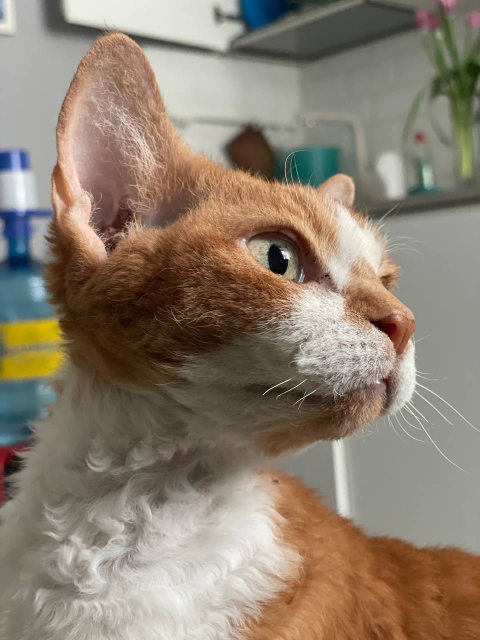
#> input picture 7/pets0/Cat.jpg, 960 x 1280 px (shown at 1/2 size)
$ python 4.py
#> lines starting #> are read from the running program, lines starting #| are printed output that depends on the picture
from PIL import Image, ImageFilter

im = Image.open('pets0/Cat.jpg')
#> im is the input picture: PIL image 960x1280 RGB; mean R, G, B 140.6, 127.3, 111.4
im2 = im.reduce(5)
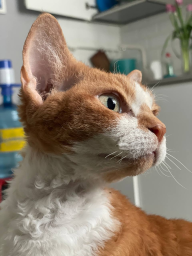
#> im2: PIL image 192x256 RGB; mean R, G, B 140.6, 127.2, 111.4
im2 = im2.filter(ImageFilter.BLUR)
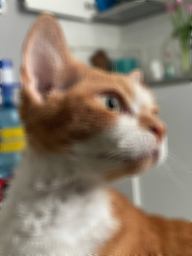
#> im2: PIL image 192x256 RGB; mean R, G, B 140.6, 127.3, 111.4
img = Image.open('pets0/Koshi.jpg')
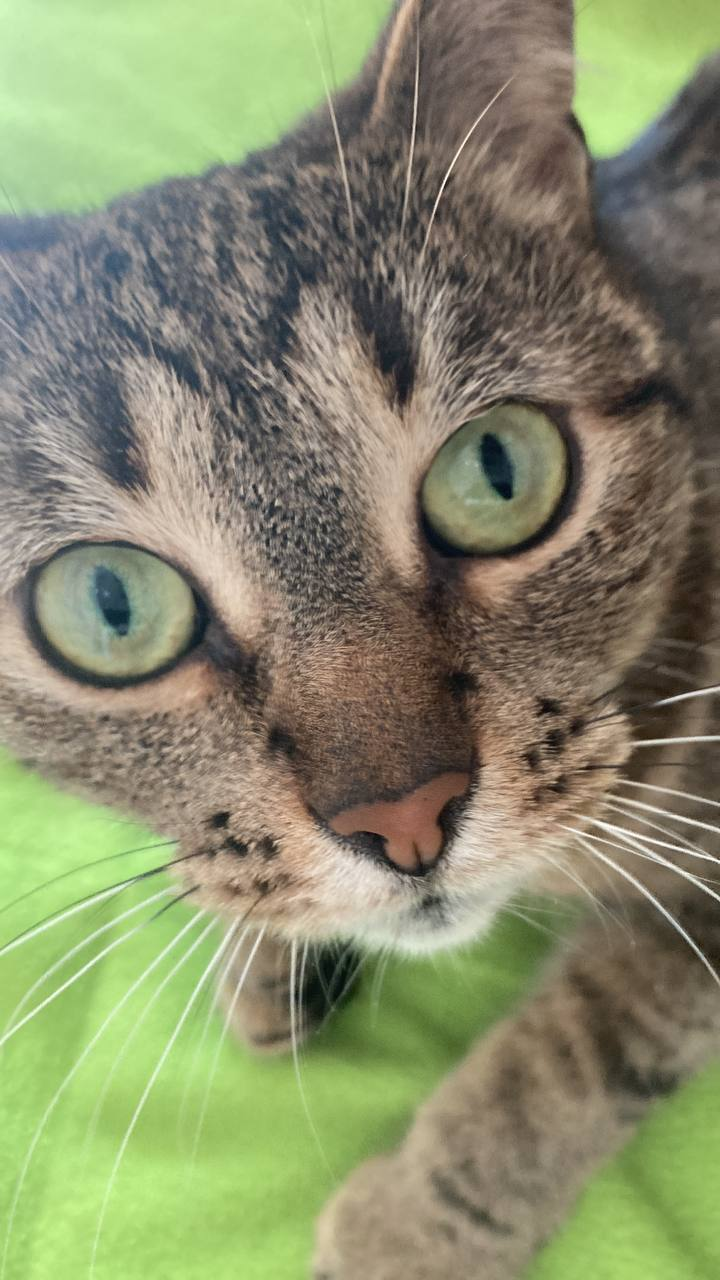
#> input picture 7/pets0/Koshi.jpg, 720 x 1280 px
#> img is the input picture: PIL image 720x1280 RGB; mean R, G, B 135.3, 139.2, 107.3
img.paste(im2, (300,610))
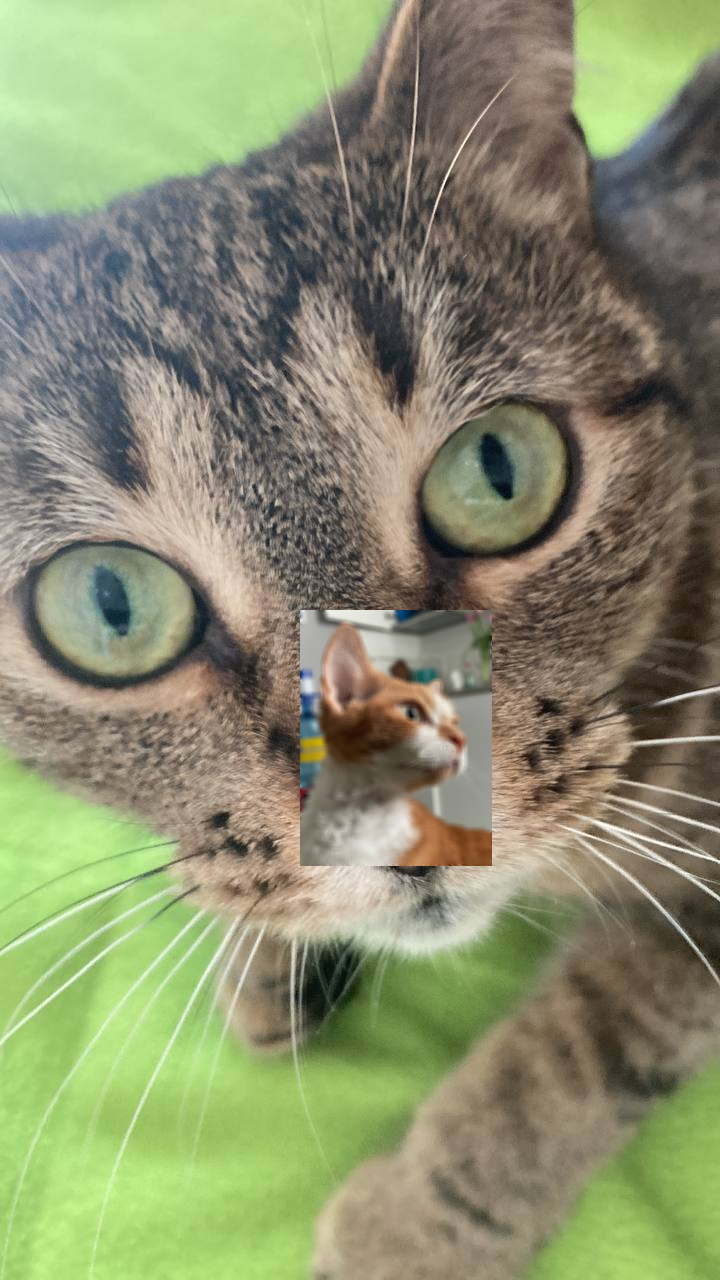
#> img: PIL image 720x1280 RGB; mean R, G, B 136.8, 141.2, 109.2
img.show()
